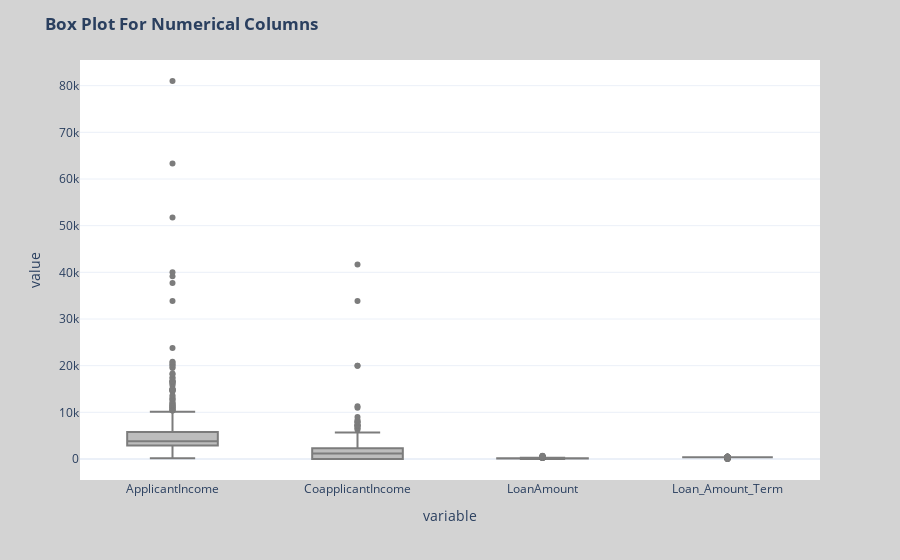

Here is the notebook cell this chart was saved with:
### Markdown cell above
**Most loans have a term of 400 months**

### Code cell
# Create the box plot
fig = px.box(
    df[["ApplicantIncome", "CoapplicantIncome", "LoanAmount", "Loan_Amount_Term"]],
    color_discrete_sequence=px.colors.qualitative.Antique_r
)

# Customize the plot
fig.update_layout(
    title="<b>Box Plot For Numerical Columns",
    paper_bgcolor="lightgray",
    plot_bgcolor="white",
)

# Show the plot
fig.show()

### Figure 1 — Plotly figure (JSON) as saved in the notebook; plotly's stock layout.template omitted (floating-point values rounded to 4 significant figures; data arrays with more than 128 entries replaced by an {"elided": "..."} marker saying what was removed)
{"data": [{"alignmentgroup": "True", "hovertemplate": "variable=%{x}<br>value=%{y}<extra></extra>", "legendgroup": "", "marker": {"color": "rgb(124, 124, 124)"}, "name": "", "notched": false, "offsetgroup": "", "orientation": "v", "showlegend": false, "type": "box", "x": {"elided": "2456 str values"}, "x0": " ", "xaxis": "x", "y": {"elided": "2456 float values"}, "y0": " ", "yaxis": "y"}], "layout": {"boxmode": "group", "legend": {"tracegroupgap": 0}, "margin": {"t": 60}, "paper_bgcolor": "lightgray", "plot_bgcolor": "white", "title": {"text": "<b>Box Plot For Numerical Columns"}, "xaxis": {"anchor": "y", "domain": [0, 1], "title": {"text": "variable"}}, "yaxis": {"anchor": "x", "domain": [0, 1], "title": {"text": "value"}}}}
